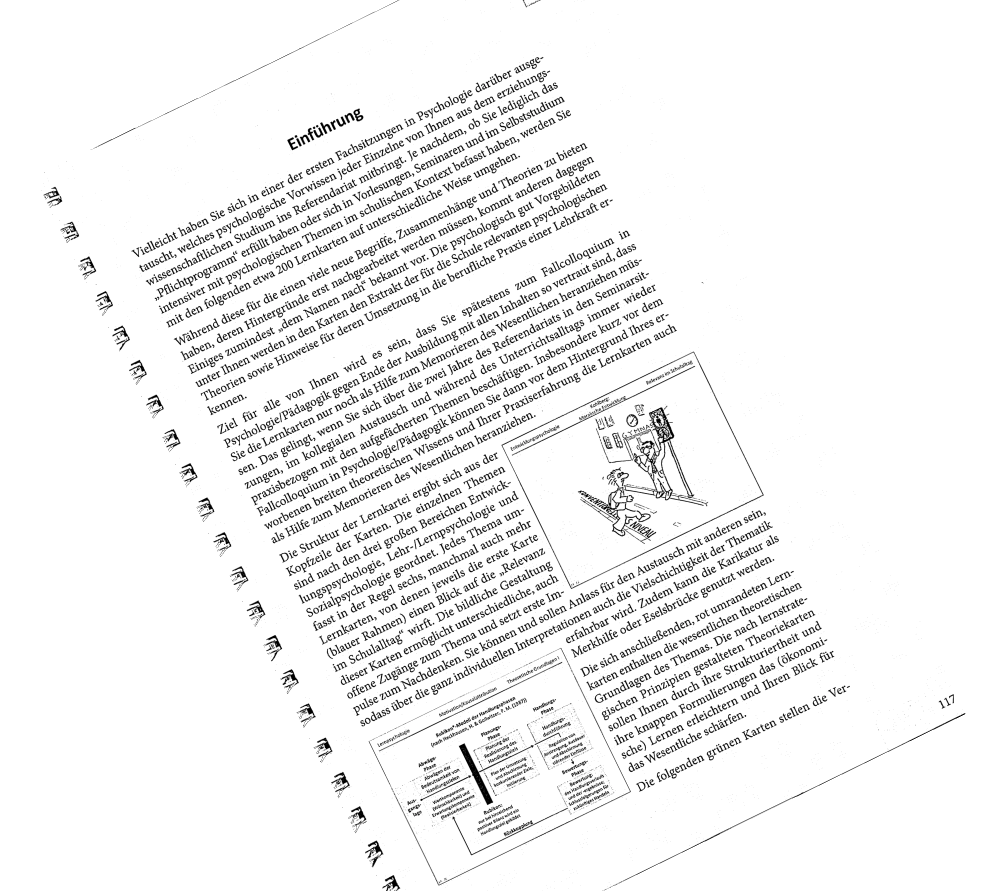
#> input picture documents/example.png, 2000 x 1782 px (shown at 1/2 size)
$ python main.py   (older library calls are emulated)
#> lines starting #> are read from the running program, lines starting #| are printed output that depends on the picture; after the words box and inside, x2 and y2 are one past the last pixel; in counts of white or black regions, pixels touching at a corner belong together
import pytesseract
import cv2
import numpy as np
from PIL import Image


def noise_reduction(img):
    kernel = cv2.getStructuringElement(cv2.MORPH_RECT, (3, 3))
    return cv2.dilate(img, kernel)


def invert(img):
    # convert the image to grayscale and flip the foreground
    # and background to ensure foreground is now "white" and
    # the background is "black"
    #gray = cv2.cvtColor(img, cv2.COLOR_BGR2GRAY)
    gray = cv2.bitwise_not(img)

    # threshold the image, setting all foreground pixels to
    # 255 and all background pixels to 0
    #thresh = cv2.threshold(gray, 0, 255, cv2.THRESH_BINARY | cv2.THRESH_OTSU)[1]
    return gray


# [26 lines left out: functions blob_detection, canny_edge, not called in this run]

def make_blob(img):
    # Median Blur plus thresholding to bleed text. Other possibilities are dilate/erosion
    img = cv2.blur(img, (15, 15))
    img = cv2.threshold(img, 0, 256, cv2.THRESH_BINARY | cv2.THRESH_OTSU)[1]

    return img

# [11 lines left out: function remove_skew, not called in this run]


def remove_bend(img):
    return cv2.dilate(img, kernel)


def character_recognition(img):
    return pytesseract.image_to_string(img)


def block_detection(img):
    output = cv2.connectedComponents(img, 8, cv2.CV_32S)
    labels = output[0]
    original = output[1].astype(np.uint8)

    tmp = []
    for i in range(1, labels):
        tempo = (original == i)
        coords = np.column_stack(np.where(tempo > 0))
        tmp.append(cv2.minAreaRect(coords))

    out = np.array(tmp)
    return out


if __name__ == "__main__":
    img = cv2.imread('documents/example.png', 0)
#> img: shape (1782, 2000); min 0, max 255, mean 242
    imgCopy = img.copy()
    print('image loaded')

    img = invert(img)
#> in invert, `gray = cv2.bitwise_not(img)`:
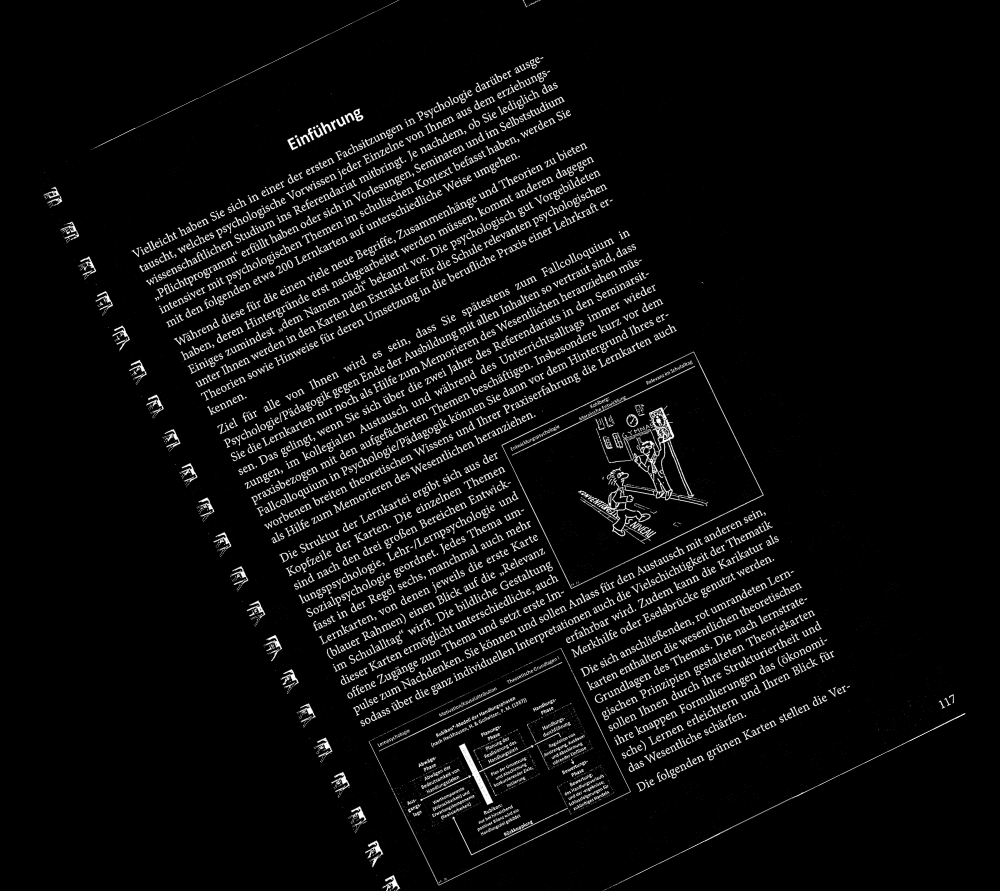
#> gray: shape (1782, 2000) (shown at 1/2 size); min 0, max 255, mean 13
    for i in range(0, 10):
        img = make_blob(img)
#> this loop made 10 passes
#> pass 1, in make_blob, `img = cv2.threshold(img, 0, 256, cv2.THRESH_BINARY | cv2.THRESH_OTSU)[1]`:
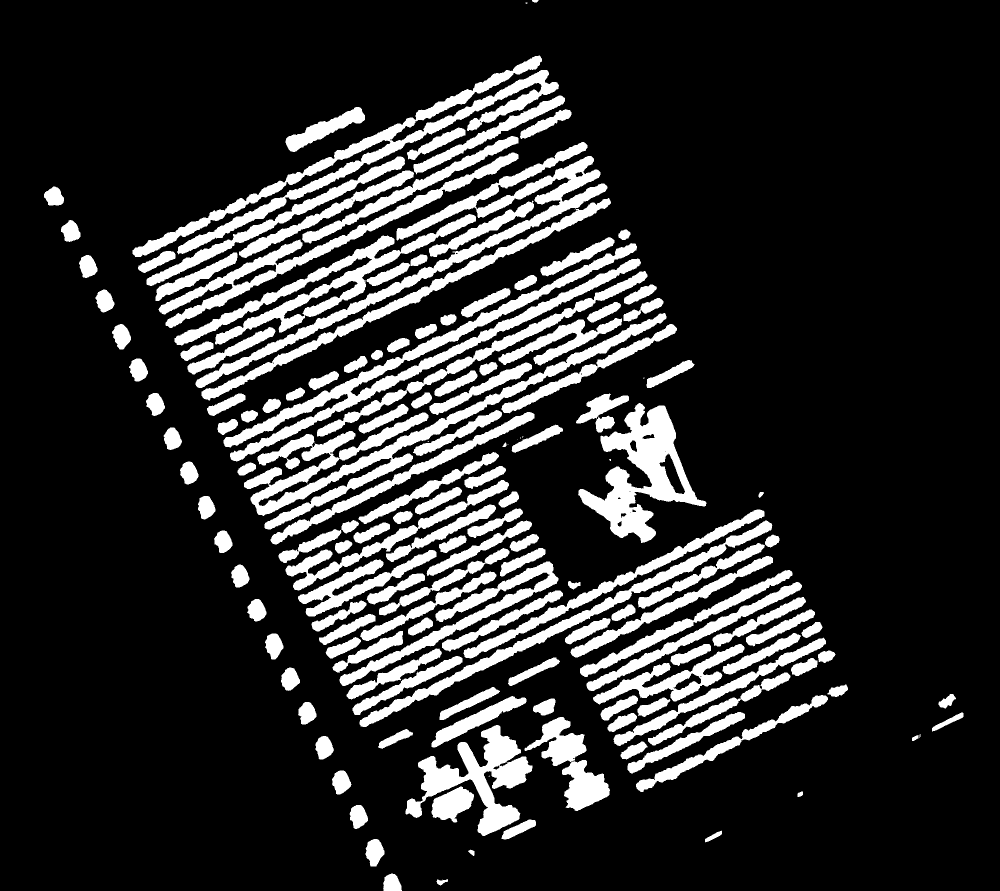
#> img: shape (1782, 2000) (shown at 1/2 size); 17.9% white; 162 white regions (13 under 20 px), largest, box (x1, y1, x2, y2) and area: (488, 626, 1333, 1059) 36054, (265, 111, 1118, 514) 34270, (447, 486, 1282, 923) 33167
#> after the loop:
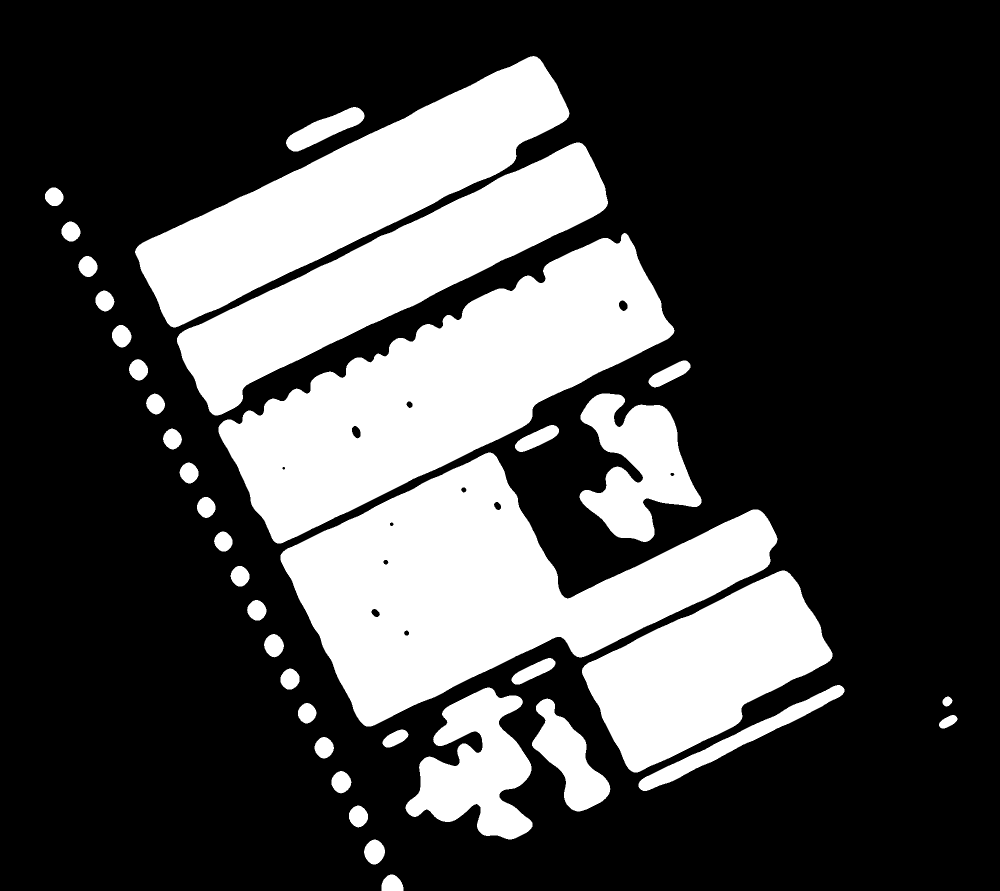
#> img: shape (1782, 2000) (shown at 1/2 size); 28.6% white; 37 white regions, largest, box (x1, y1, x2, y2) and area: (561, 905, 1555, 1453) 239291, (437, 466, 1349, 1087) 227520, (270, 112, 1139, 655) 158873

    #img = canny_edge(img)

    img = block_detection(img)
#> in block_detection, `labels = output[0]`: labels = 38
#> in block_detection, `original = output[1].astype(np.uint8)`:
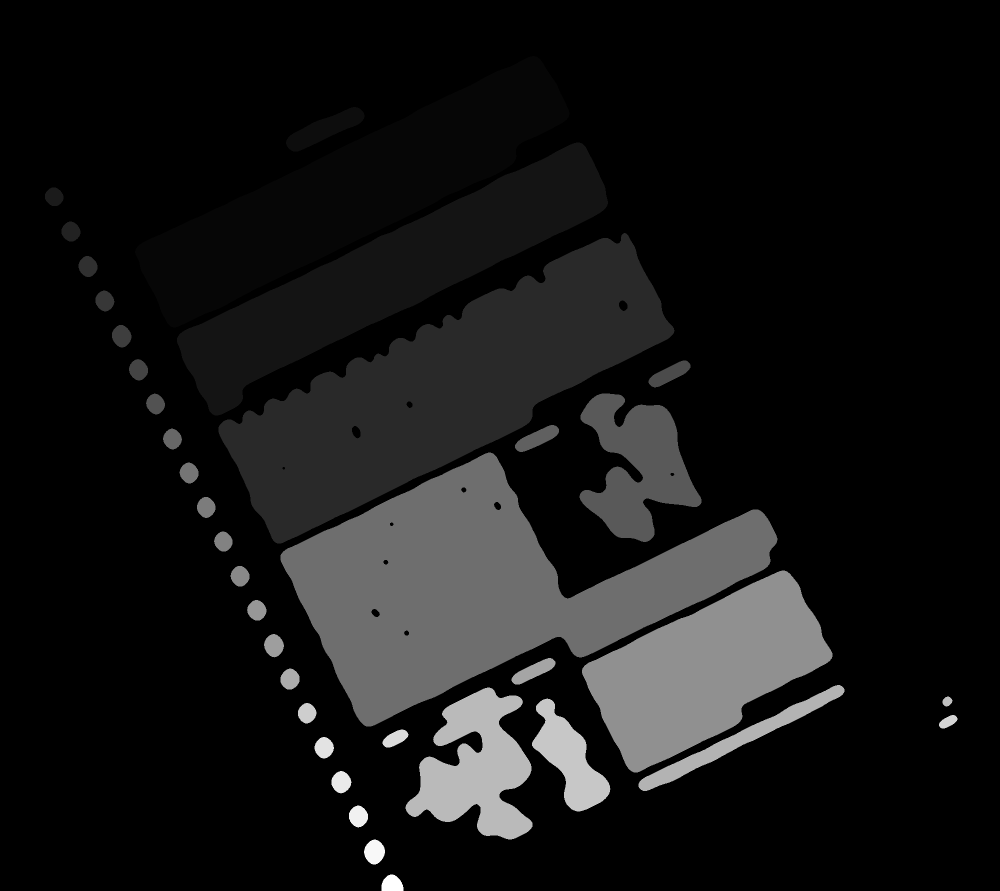
#> original: shape (1782, 2000) (shown at 1/2 size); min 0, max 37, mean 3.1; drawn with min black and max white
#> the loop in block_detection, `for i in range(1, labels):` made 37 passes
#> pass 3, in block_detection, `tempo = (original == i)`:
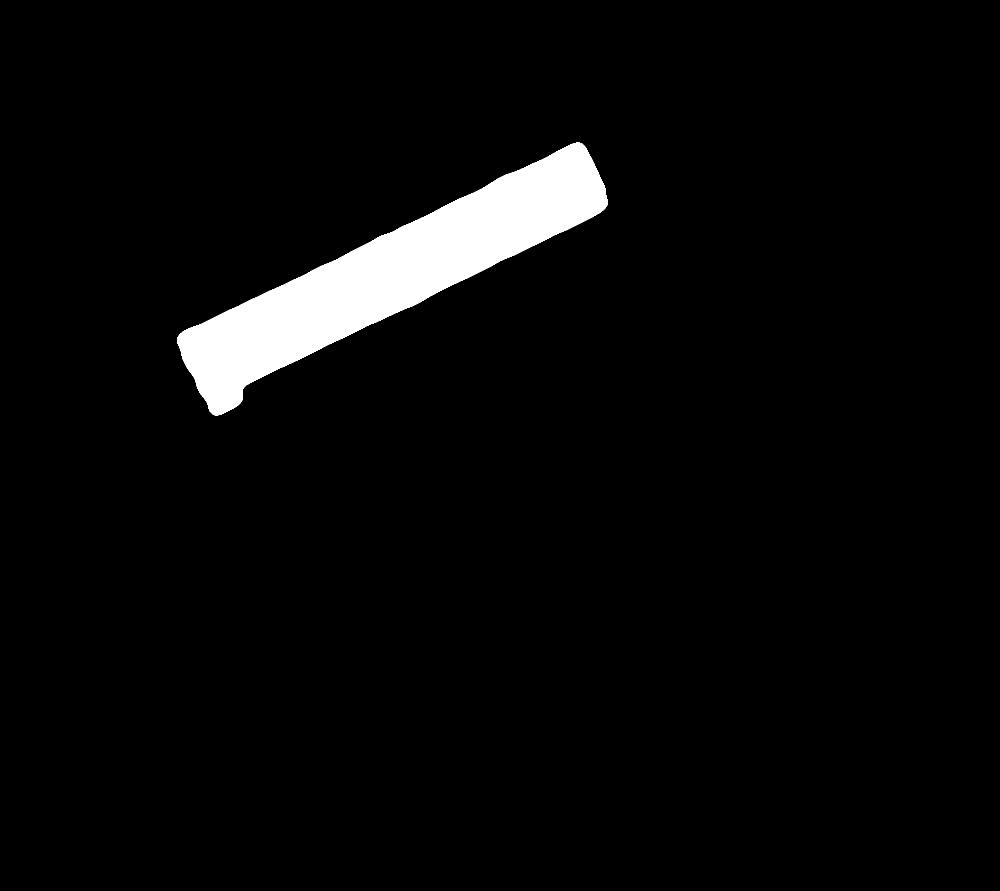
#> tempo: shape (1782, 2000) bool (shown at 1/2 size); 3.9% white; 1 white region, box (x1, y1, x2, y2) and area: (354, 285, 1216, 831) 137414
#> after the loop in block_detection, `for i in range(1, labels):`: tmp = 37 items
#> (the run stopped early here; a loop or call above may not have finished)

$ run again, with documents/test.png copied over documents/example.png
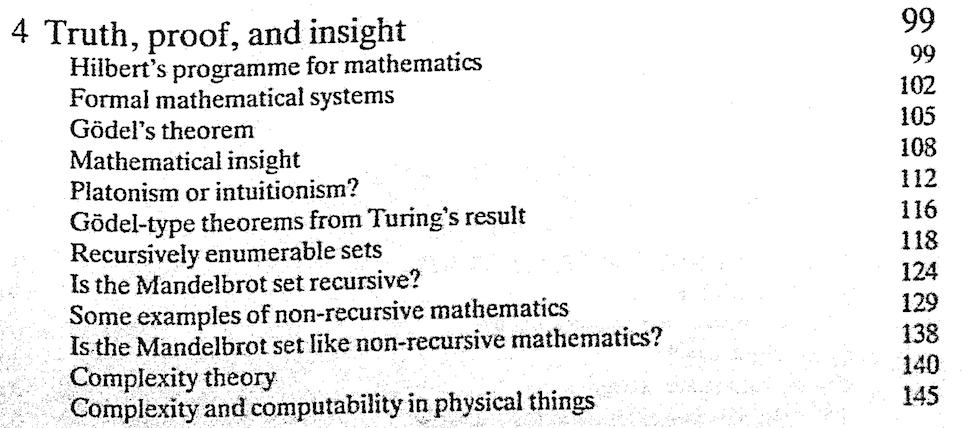
#> input picture documents/test.png, 962 x 428 px
#> img is the input picture: shape (428, 962); min 0, max 255, mean 233.9
#> after the loop `for i in range(0, 10):`:
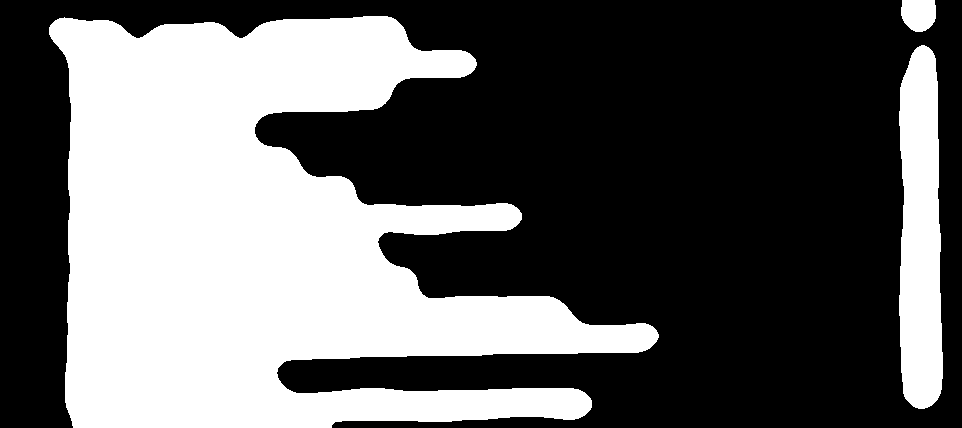
#> img: shape (428, 962); 38.6% white; 3 white regions, box (x1, y1, x2, y2) and area: (49, 16, 659, 428) 144607, (899, 45, 943, 409) 13514, (901, 0, 936, 32) 955
#> labels = 4
#> the loop in block_detection, `for i in range(1, labels):` made 3 passes
#> pass 3, in block_detection, `tempo = (original == i)`:
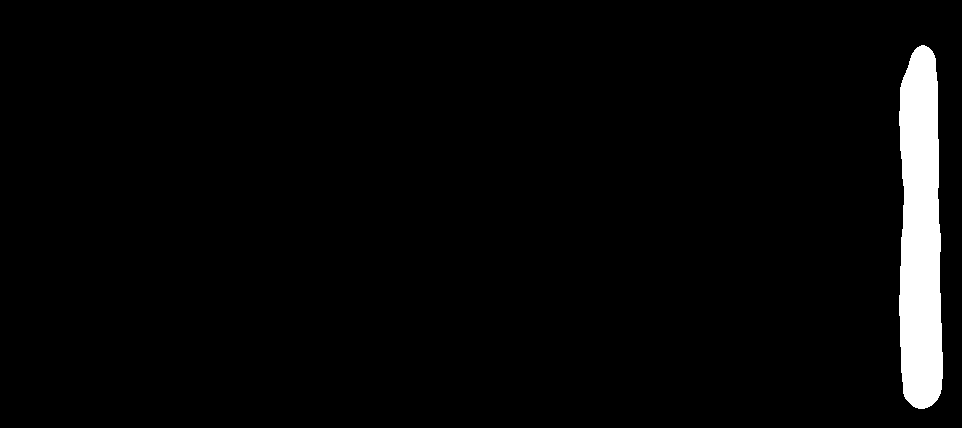
#> tempo: shape (428, 962) bool; 3.3% white; 1 white region, box (x1, y1, x2, y2) and area: (899, 45, 943, 409) 13514
#> after the loop in block_detection, `for i in range(1, labels):`: tmp = [((15.5, 918), (34, 31), -90), ((221.5, 353.6), (608, 410.9), -89.81), ((226.6, 918.7), (42.37, 363), -89.04)]
